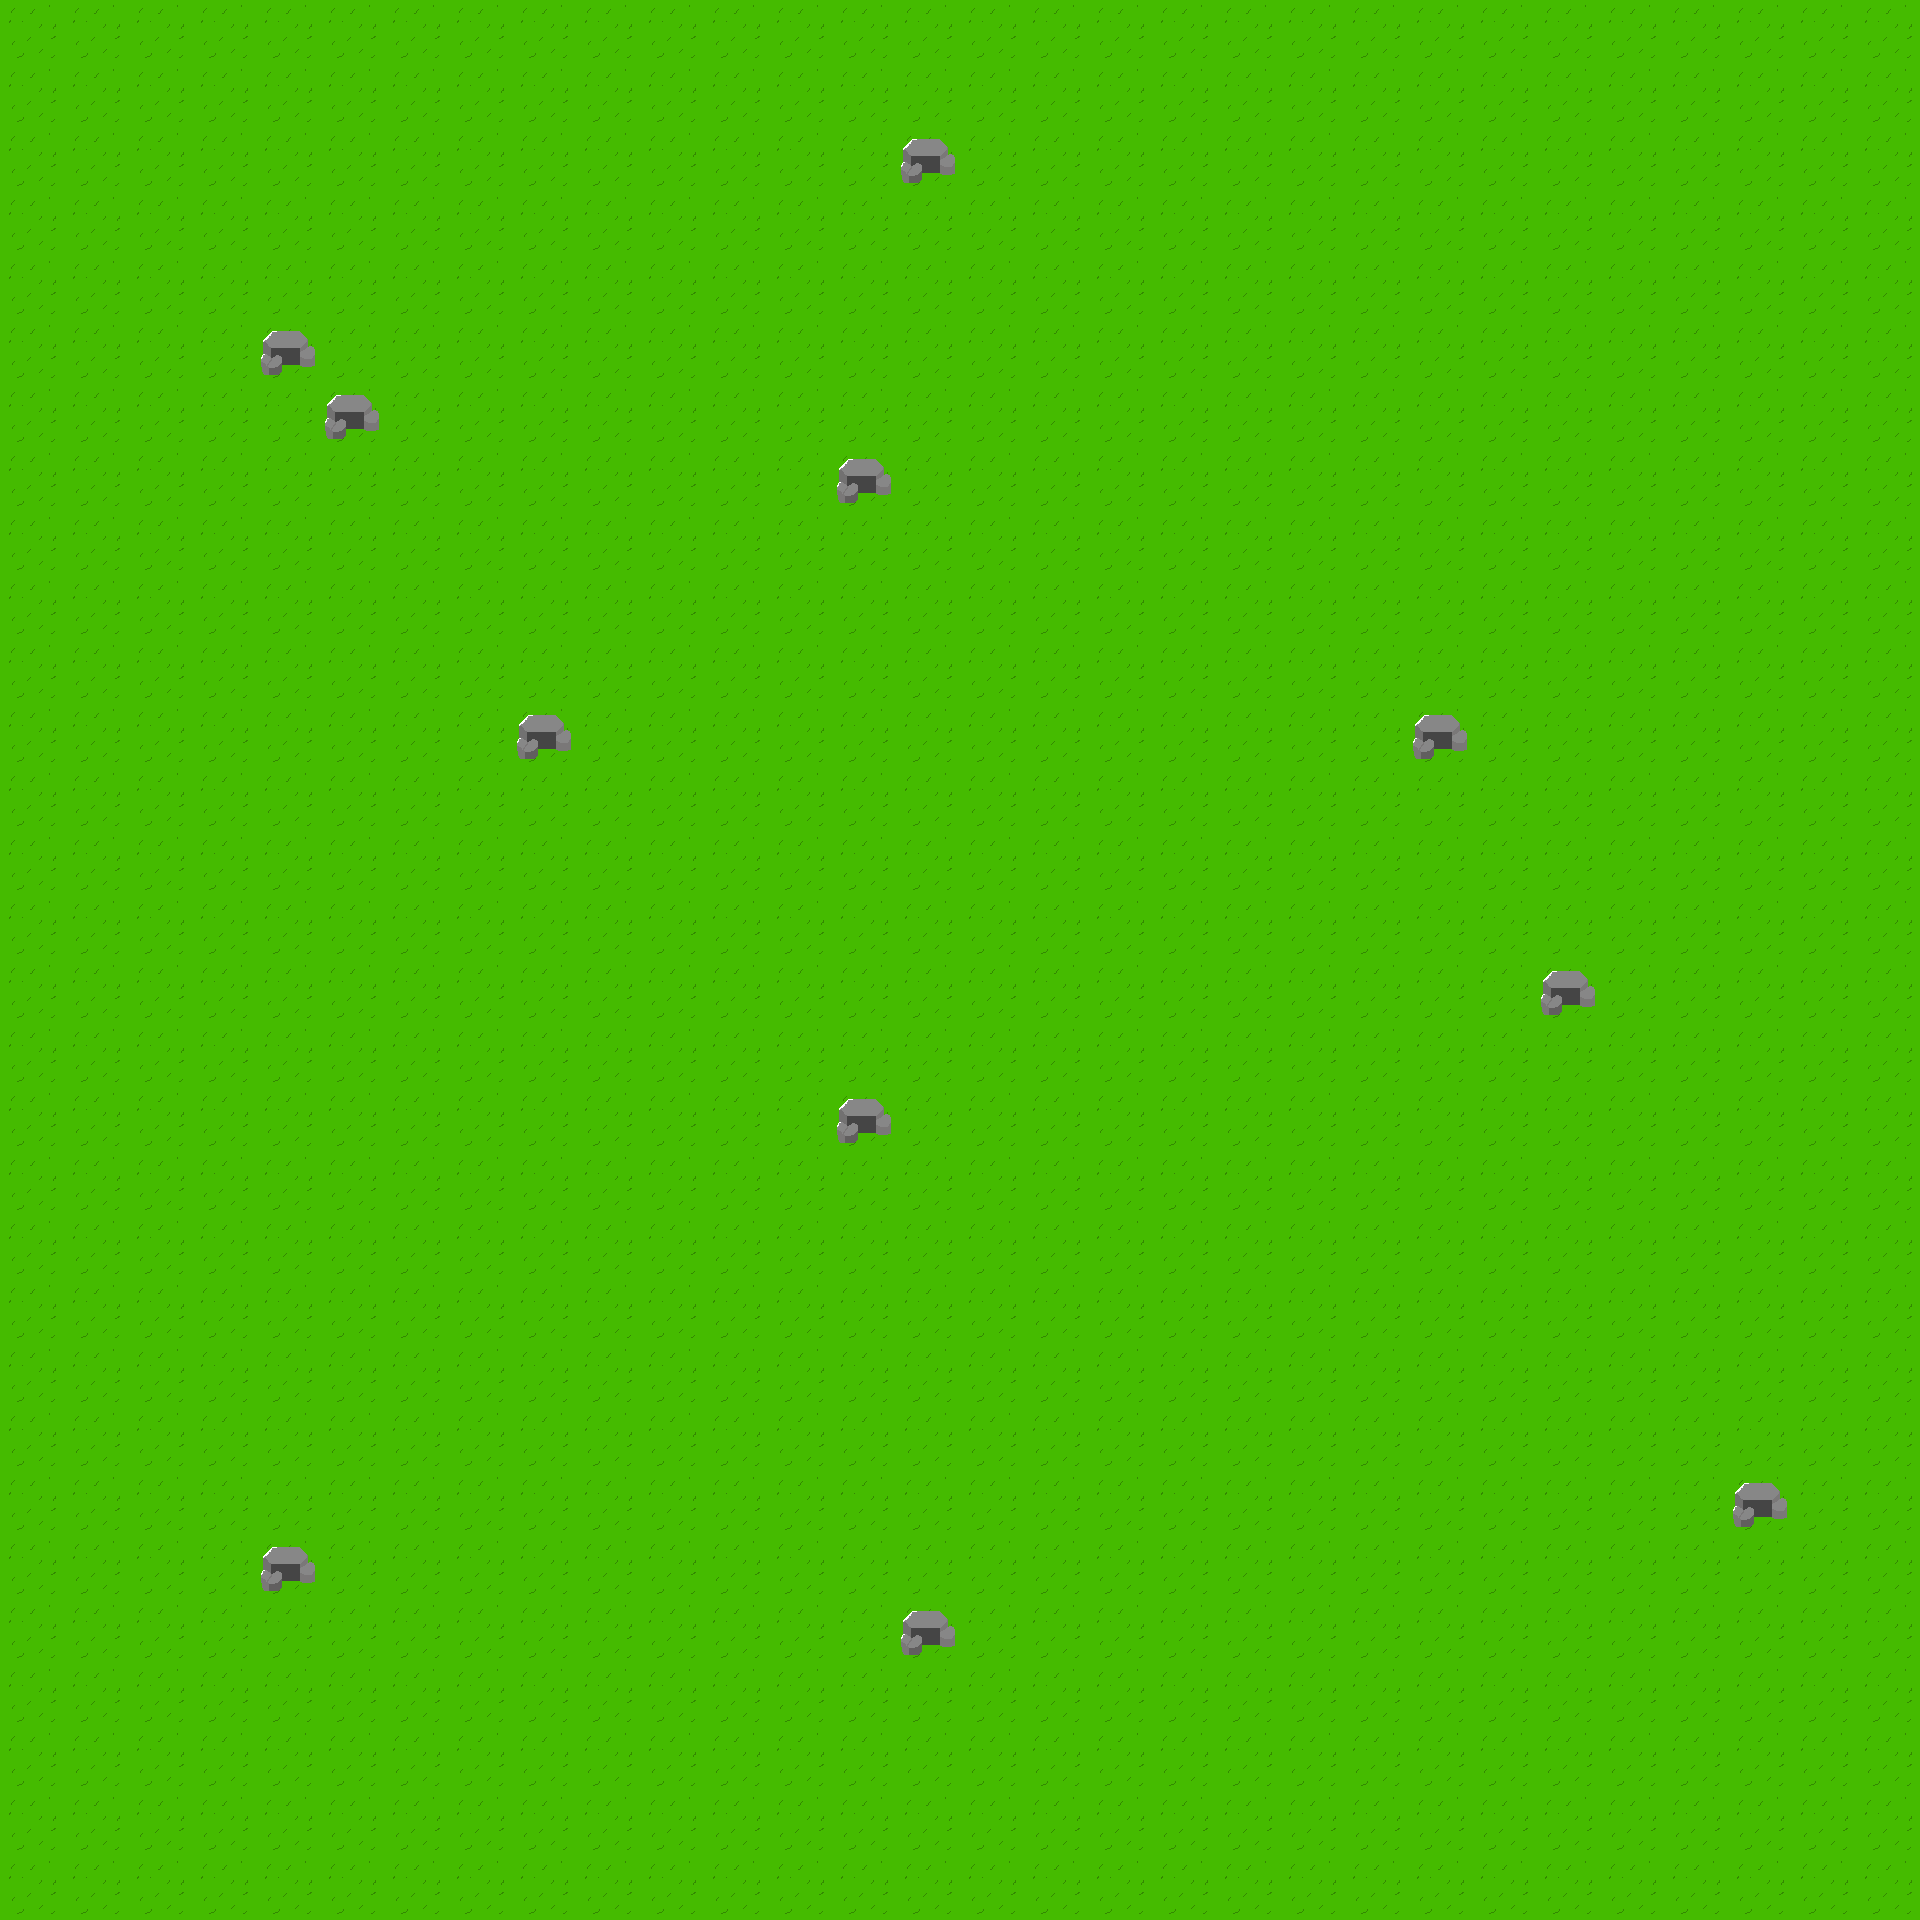

Below is a game level as drawn by its tile map, then a one-line description and the .tmx file that defines it, in full:
An orthogonal 30x30 tile map with 64x64 px tiles, 2 tile layers (ground, obstacles), 2 tilesets.

<map version="1.10" tiledversion="1.10.2" orientation="orthogonal" renderorder="right-down" width="30" height="30" tilewidth="64" tileheight="64" infinite="0" nextlayerid="3" nextobjectid="1">
 <editorsettings>
  <export target="tilemap.json" format="json" />
 </editorsettings>
 <tileset firstgid="1" name="gras" tilewidth="64" tileheight="64" tilecount="1" columns="1">
  <image source="../world/ground/gras.png" width="64" height="64" />
 </tileset>
 <tileset firstgid="2" name="stone" tilewidth="64" tileheight="64" tilecount="1" columns="1">
  <image source="../world/obstacles/stone.png" width="64" height="64" />
 </tileset>
 <layer id="1" name="ground" width="30" height="30">
  <data encoding="csv">
1,1,1,1,1,1,1,1,1,1,1,1,1,1,1,1,1,1,1,1,1,1,1,1,1,1,1,1,1,1,
1,1,1,1,1,1,1,1,1,1,1,1,1,1,1,1,1,1,1,1,1,1,1,1,1,1,1,1,1,1,
1,1,1,1,1,1,1,1,1,1,1,1,1,1,1,1,1,1,1,1,1,1,1,1,1,1,1,1,1,1,
1,1,1,1,1,1,1,1,1,1,1,1,1,1,1,1,1,1,1,1,1,1,1,1,1,1,1,1,1,1,
1,1,1,1,1,1,1,1,1,1,1,1,1,1,1,1,1,1,1,1,1,1,1,1,1,1,1,1,1,1,
1,1,1,1,1,1,1,1,1,1,1,1,1,1,1,1,1,1,1,1,1,1,1,1,1,1,1,1,1,1,
1,1,1,1,1,1,1,1,1,1,1,1,1,1,1,1,1,1,1,1,1,1,1,1,1,1,1,1,1,1,
1,1,1,1,1,1,1,1,1,1,1,1,1,1,1,1,1,1,1,1,1,1,1,1,1,1,1,1,1,1,
1,1,1,1,1,1,1,1,1,1,1,1,1,1,1,1,1,1,1,1,1,1,1,1,1,1,1,1,1,1,
1,1,1,1,1,1,1,1,1,1,1,1,1,1,1,1,1,1,1,1,1,1,1,1,1,1,1,1,1,1,
1,1,1,1,1,1,1,1,1,1,1,1,1,1,1,1,1,1,1,1,1,1,1,1,1,1,1,1,1,1,
1,1,1,1,1,1,1,1,1,1,1,1,1,1,1,1,1,1,1,1,1,1,1,1,1,1,1,1,1,1,
1,1,1,1,1,1,1,1,1,1,1,1,1,1,1,1,1,1,1,1,1,1,1,1,1,1,1,1,1,1,
1,1,1,1,1,1,1,1,1,1,1,1,1,1,1,1,1,1,1,1,1,1,1,1,1,1,1,1,1,1,
1,1,1,1,1,1,1,1,1,1,1,1,1,1,1,1,1,1,1,1,1,1,1,1,1,1,1,1,1,1,
1,1,1,1,1,1,1,1,1,1,1,1,1,1,1,1,1,1,1,1,1,1,1,1,1,1,1,1,1,1,
1,1,1,1,1,1,1,1,1,1,1,1,1,1,1,1,1,1,1,1,1,1,1,1,1,1,1,1,1,1,
1,1,1,1,1,1,1,1,1,1,1,1,1,1,1,1,1,1,1,1,1,1,1,1,1,1,1,1,1,1,
1,1,1,1,1,1,1,1,1,1,1,1,1,1,1,1,1,1,1,1,1,1,1,1,1,1,1,1,1,1,
1,1,1,1,1,1,1,1,1,1,1,1,1,1,1,1,1,1,1,1,1,1,1,1,1,1,1,1,1,1,
1,1,1,1,1,1,1,1,1,1,1,1,1,1,1,1,1,1,1,1,1,1,1,1,1,1,1,1,1,1,
1,1,1,1,1,1,1,1,1,1,1,1,1,1,1,1,1,1,1,1,1,1,1,1,1,1,1,1,1,1,
1,1,1,1,1,1,1,1,1,1,1,1,1,1,1,1,1,1,1,1,1,1,1,1,1,1,1,1,1,1,
1,1,1,1,1,1,1,1,1,1,1,1,1,1,1,1,1,1,1,1,1,1,1,1,1,1,1,1,1,1,
1,1,1,1,1,1,1,1,1,1,1,1,1,1,1,1,1,1,1,1,1,1,1,1,1,1,1,1,1,1,
1,1,1,1,1,1,1,1,1,1,1,1,1,1,1,1,1,1,1,1,1,1,1,1,1,1,1,1,1,1,
1,1,1,1,1,1,1,1,1,1,1,1,1,1,1,1,1,1,1,1,1,1,1,1,1,1,1,1,1,1,
1,1,1,1,1,1,1,1,1,1,1,1,1,1,1,1,1,1,1,1,1,1,1,1,1,1,1,1,1,1,
1,1,1,1,1,1,1,1,1,1,1,1,1,1,1,1,1,1,1,1,1,1,1,1,1,1,1,1,1,1,
1,1,1,1,1,1,1,1,1,1,1,1,1,1,1,1,1,1,1,1,1,1,1,1,1,1,1,1,1,1
</data>
 </layer>
 <layer id="2" name="obstacles" width="30" height="30">
  <data encoding="csv">
0,0,0,0,0,0,0,0,0,0,0,0,0,0,0,0,0,0,0,0,0,0,0,0,0,0,0,0,0,0,
0,0,0,0,0,0,0,0,0,0,0,0,0,0,0,0,0,0,0,0,0,0,0,0,0,0,0,0,0,0,
0,0,0,0,0,0,0,0,0,0,0,0,0,0,2,0,0,0,0,0,0,0,0,0,0,0,0,0,0,0,
0,0,0,0,0,0,0,0,0,0,0,0,0,0,0,0,0,0,0,0,0,0,0,0,0,0,0,0,0,0,
0,0,0,0,0,0,0,0,0,0,0,0,0,0,0,0,0,0,0,0,0,0,0,0,0,0,0,0,0,0,
0,0,0,0,2,0,0,0,0,0,0,0,0,0,0,0,0,0,0,0,0,0,0,0,0,0,0,0,0,0,
0,0,0,0,0,2,0,0,0,0,0,0,0,0,0,0,0,0,0,0,0,0,0,0,0,0,0,0,0,0,
0,0,0,0,0,0,0,0,0,0,0,0,0,2,0,0,0,0,0,0,0,0,0,0,0,0,0,0,0,0,
0,0,0,0,0,0,0,0,0,0,0,0,0,0,0,0,0,0,0,0,0,0,0,0,0,0,0,0,0,0,
0,0,0,0,0,0,0,0,0,0,0,0,0,0,0,0,0,0,0,0,0,0,0,0,0,0,0,0,0,0,
0,0,0,0,0,0,0,0,0,0,0,0,0,0,0,0,0,0,0,0,0,0,0,0,0,0,0,0,0,0,
0,0,0,0,0,0,0,0,2,0,0,0,0,0,0,0,0,0,0,0,0,0,2,0,0,0,0,0,0,0,
0,0,0,0,0,0,0,0,0,0,0,0,0,0,0,0,0,0,0,0,0,0,0,0,0,0,0,0,0,0,
0,0,0,0,0,0,0,0,0,0,0,0,0,0,0,0,0,0,0,0,0,0,0,0,0,0,0,0,0,0,
0,0,0,0,0,0,0,0,0,0,0,0,0,0,0,0,0,0,0,0,0,0,0,0,0,0,0,0,0,0,
0,0,0,0,0,0,0,0,0,0,0,0,0,0,0,0,0,0,0,0,0,0,0,0,2,0,0,0,0,0,
0,0,0,0,0,0,0,0,0,0,0,0,0,0,0,0,0,0,0,0,0,0,0,0,0,0,0,0,0,0,
0,0,0,0,0,0,0,0,0,0,0,0,0,2,0,0,0,0,0,0,0,0,0,0,0,0,0,0,0,0,
0,0,0,0,0,0,0,0,0,0,0,0,0,0,0,0,0,0,0,0,0,0,0,0,0,0,0,0,0,0,
0,0,0,0,0,0,0,0,0,0,0,0,0,0,0,0,0,0,0,0,0,0,0,0,0,0,0,0,0,0,
0,0,0,0,0,0,0,0,0,0,0,0,0,0,0,0,0,0,0,0,0,0,0,0,0,0,0,0,0,0,
0,0,0,0,0,0,0,0,0,0,0,0,0,0,0,0,0,0,0,0,0,0,0,0,0,0,0,0,0,0,
0,0,0,0,0,0,0,0,0,0,0,0,0,0,0,0,0,0,0,0,0,0,0,0,0,0,0,0,0,0,
0,0,0,0,0,0,0,0,0,0,0,0,0,0,0,0,0,0,0,0,0,0,0,0,0,0,0,2,0,0,
0,0,0,0,2,0,0,0,0,0,0,0,0,0,0,0,0,0,0,0,0,0,0,0,0,0,0,0,0,0,
0,0,0,0,0,0,0,0,0,0,0,0,0,0,2,0,0,0,0,0,0,0,0,0,0,0,0,0,0,0,
0,0,0,0,0,0,0,0,0,0,0,0,0,0,0,0,0,0,0,0,0,0,0,0,0,0,0,0,0,0,
0,0,0,0,0,0,0,0,0,0,0,0,0,0,0,0,0,0,0,0,0,0,0,0,0,0,0,0,0,0,
0,0,0,0,0,0,0,0,0,0,0,0,0,0,0,0,0,0,0,0,0,0,0,0,0,0,0,0,0,0,
0,0,0,0,0,0,0,0,0,0,0,0,0,0,0,0,0,0,0,0,0,0,0,0,0,0,0,0,0,0
</data>
 </layer>
</map>
